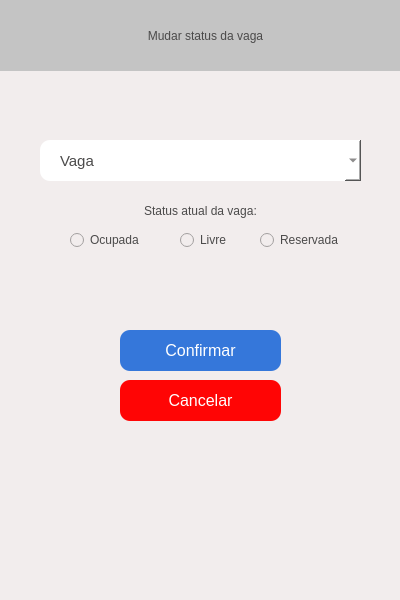
<?xml version="1.0" encoding="UTF-8"?>
<ui version="4.0">
 <class>MudarStatusFuncionario</class>
 <widget class="QMainWindow" name="MudarStatusFuncionario">
  <property name="geometry">
   <rect>
    <x>0</x>
    <y>0</y>
    <width>400</width>
    <height>600</height>
   </rect>
  </property>
  <property name="minimumSize">
   <size>
    <width>400</width>
    <height>600</height>
   </size>
  </property>
  <property name="maximumSize">
   <size>
    <width>400</width>
    <height>600</height>
   </size>
  </property>
  <property name="cursor">
   <cursorShape>ArrowCursor</cursorShape>
  </property>
  <property name="windowTitle">
   <string>Sistema de estacionamento - Mudar status da vaga</string>
  </property>
  <property name="windowIcon">
   <iconset>
    <normaloff>imagens/seguro-de-automovel.png</normaloff>imagens/seguro-de-automovel.png</iconset>
  </property>
  <property name="styleSheet">
   <string notr="true">background-color: rgb(242, 237, 237);
color: rgb(75, 74, 74);</string>
  </property>
  <widget class="QWidget" name="centralwidget">
   <widget class="QLabel" name="label">
    <property name="geometry">
     <rect>
      <x>-10</x>
      <y>0</y>
      <width>431</width>
      <height>71</height>
     </rect>
    </property>
    <property name="styleSheet">
     <string notr="true">background-color: rgb(196, 196, 196);
color: rgb(75, 74, 74);
font: 24pt &quot;Segoe UI&quot;;
padding: 10px;
border:none;</string>
    </property>
    <property name="text">
     <string>Mudar status da vaga</string>
    </property>
    <property name="alignment">
     <set>Qt::AlignCenter</set>
    </property>
   </widget>
   <widget class="QPushButton" name="btnConfirmar">
    <property name="geometry">
     <rect>
      <x>120</x>
      <y>330</y>
      <width>161</width>
      <height>41</height>
     </rect>
    </property>
    <property name="font">
     <font>
      <pointsize>12</pointsize>
     </font>
    </property>
    <property name="cursor">
     <cursorShape>PointingHandCursor</cursorShape>
    </property>
    <property name="styleSheet">
     <string notr="true">background-color: rgb(53, 119, 218);
border: none;
border-radius:10px;
color: rgb(255, 255, 255);</string>
    </property>
    <property name="text">
     <string>Confirmar</string>
    </property>
   </widget>
   <widget class="QPushButton" name="btnCancelar">
    <property name="geometry">
     <rect>
      <x>120</x>
      <y>380</y>
      <width>161</width>
      <height>41</height>
     </rect>
    </property>
    <property name="font">
     <font>
      <pointsize>12</pointsize>
     </font>
    </property>
    <property name="cursor">
     <cursorShape>PointingHandCursor</cursorShape>
    </property>
    <property name="styleSheet">
     <string notr="true">background-color: #FF0505;
border: none;
border-radius:10px;
color: rgb(255, 255, 255);</string>
    </property>
    <property name="text">
     <string>Cancelar</string>
    </property>
   </widget>
   <widget class="QComboBox" name="numeroVaga">
    <property name="geometry">
     <rect>
      <x>40</x>
      <y>140</y>
      <width>321</width>
      <height>41</height>
     </rect>
    </property>
    <property name="font">
     <font>
      <pointsize>11</pointsize>
     </font>
    </property>
    <property name="cursor">
     <cursorShape>PointingHandCursor</cursorShape>
    </property>
    <property name="styleSheet">
     <string notr="true">border-radius:10px;
background-color:white;
color: rgb(75, 74, 74);
padding-left: 20px;
text-align:center;</string>
    </property>
    <property name="editable">
     <bool>false</bool>
    </property>
    <property name="placeholderText">
     <string>Vaga</string>
    </property>
    <item>
     <property name="text">
      <string>01</string>
     </property>
    </item>
    <item>
     <property name="text">
      <string>02</string>
     </property>
    </item>
    <item>
     <property name="text">
      <string>03</string>
     </property>
    </item>
    <item>
     <property name="text">
      <string>04</string>
     </property>
    </item>
    <item>
     <property name="text">
      <string>05</string>
     </property>
    </item>
    <item>
     <property name="text">
      <string>06</string>
     </property>
    </item>
    <item>
     <property name="text">
      <string>07</string>
     </property>
    </item>
    <item>
     <property name="text">
      <string>08</string>
     </property>
    </item>
    <item>
     <property name="text">
      <string>09</string>
     </property>
    </item>
    <item>
     <property name="text">
      <string>10</string>
     </property>
    </item>
    <item>
     <property name="text">
      <string>11</string>
     </property>
    </item>
    <item>
     <property name="text">
      <string>12</string>
     </property>
    </item>
    <item>
     <property name="text">
      <string>13</string>
     </property>
    </item>
    <item>
     <property name="text">
      <string>14</string>
     </property>
    </item>
    <item>
     <property name="text">
      <string>15</string>
     </property>
    </item>
    <item>
     <property name="text">
      <string>16</string>
     </property>
    </item>
    <item>
     <property name="text">
      <string>17</string>
     </property>
    </item>
    <item>
     <property name="text">
      <string>18</string>
     </property>
    </item>
    <item>
     <property name="text">
      <string>19</string>
     </property>
    </item>
    <item>
     <property name="text">
      <string>20</string>
     </property>
    </item>
   </widget>
   <widget class="QLabel" name="label_2">
    <property name="geometry">
     <rect>
      <x>40</x>
      <y>200</y>
      <width>321</width>
      <height>21</height>
     </rect>
    </property>
    <property name="text">
     <string>Status atual da vaga:</string>
    </property>
    <property name="alignment">
     <set>Qt::AlignCenter</set>
    </property>
   </widget>
   <widget class="QRadioButton" name="vagaOcupada">
    <property name="geometry">
     <rect>
      <x>70</x>
      <y>230</y>
      <width>89</width>
      <height>20</height>
     </rect>
    </property>
    <property name="cursor">
     <cursorShape>PointingHandCursor</cursorShape>
    </property>
    <property name="text">
     <string>Ocupada</string>
    </property>
   </widget>
   <widget class="QRadioButton" name="vagaLivre">
    <property name="geometry">
     <rect>
      <x>180</x>
      <y>230</y>
      <width>61</width>
      <height>20</height>
     </rect>
    </property>
    <property name="cursor">
     <cursorShape>PointingHandCursor</cursorShape>
    </property>
    <property name="text">
     <string>Livre</string>
    </property>
   </widget>
   <widget class="QRadioButton" name="vagaReservada">
    <property name="geometry">
     <rect>
      <x>260</x>
      <y>230</y>
      <width>101</width>
      <height>20</height>
     </rect>
    </property>
    <property name="cursor">
     <cursorShape>PointingHandCursor</cursorShape>
    </property>
    <property name="text">
     <string>Reservada</string>
    </property>
   </widget>
  </widget>
  <widget class="QMenuBar" name="menubar">
   <property name="geometry">
    <rect>
     <x>0</x>
     <y>0</y>
     <width>400</width>
     <height>22</height>
    </rect>
   </property>
  </widget>
  <widget class="QStatusBar" name="statusbar"/>
 </widget>
 <resources/>
 <connections/>
</ui>
